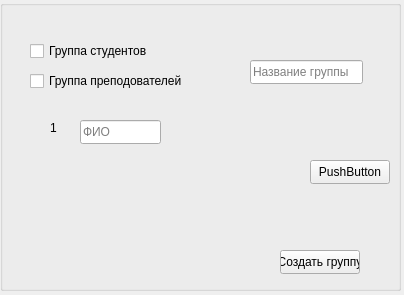
<?xml version="1.0" encoding="UTF-8"?>
<ui version="4.0">
 <class>AddGroup</class>
 <widget class="QWidget" name="AddGroup">
  <property name="geometry">
   <rect>
    <x>0</x>
    <y>0</y>
    <width>404</width>
    <height>295</height>
   </rect>
  </property>
  <property name="windowTitle">
   <string>Form</string>
  </property>
  <widget class="QGroupBox" name="groupBox">
   <property name="geometry">
    <rect>
     <x>0</x>
     <y>0</y>
     <width>401</width>
     <height>291</height>
    </rect>
   </property>
   <property name="title">
    <string/>
   </property>
   <widget class="QCheckBox" name="studentBox">
    <property name="geometry">
     <rect>
      <x>30</x>
      <y>40</y>
      <width>131</width>
      <height>22</height>
     </rect>
    </property>
    <property name="text">
     <string>Группа студентов</string>
    </property>
   </widget>
   <widget class="QCheckBox" name="teacherBox">
    <property name="geometry">
     <rect>
      <x>30</x>
      <y>70</y>
      <width>161</width>
      <height>22</height>
     </rect>
    </property>
    <property name="text">
     <string>Группа преподователей</string>
    </property>
   </widget>
   <widget class="QLineEdit" name="groupLineEdit">
    <property name="geometry">
     <rect>
      <x>250</x>
      <y>60</y>
      <width>113</width>
      <height>24</height>
     </rect>
    </property>
    <property name="placeholderText">
     <string>Название группы</string>
    </property>
   </widget>
   <widget class="QPushButton" name="createButton">
    <property name="geometry">
     <rect>
      <x>280</x>
      <y>250</y>
      <width>80</width>
      <height>24</height>
     </rect>
    </property>
    <property name="text">
     <string>Создать группу</string>
    </property>
   </widget>
   <widget class="QPushButton" name="addButton">
    <property name="geometry">
     <rect>
      <x>310</x>
      <y>160</y>
      <width>80</width>
      <height>24</height>
     </rect>
    </property>
    <property name="text">
     <string>PushButton</string>
    </property>
    <property name="iconSize">
     <size>
      <width>40</width>
      <height>40</height>
     </size>
    </property>
   </widget>
   <widget class="QLabel" name="numberLabel">
    <property name="geometry">
     <rect>
      <x>50</x>
      <y>120</y>
      <width>21</width>
      <height>16</height>
     </rect>
    </property>
    <property name="text">
     <string>1</string>
    </property>
   </widget>
   <widget class="QLineEdit" name="studentLineEdit">
    <property name="geometry">
     <rect>
      <x>80</x>
      <y>120</y>
      <width>81</width>
      <height>24</height>
     </rect>
    </property>
    <property name="inputMask">
     <string/>
    </property>
    <property name="text">
     <string/>
    </property>
    <property name="placeholderText">
     <string>ФИО</string>
    </property>
   </widget>
  </widget>
 </widget>
 <resources/>
 <connections/>
</ui>
